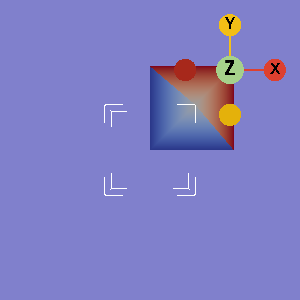

Generate this figure with Python:
#!/usr/bin/env python

# Demonstrate vtkArrayRenderer for rendering DG cell grids with custom shaders.

import os
import sys

import vtkmodules.vtkInteractionStyle  # noqa: F401
import vtkmodules.vtkRenderingFreeType  # noqa: F401
import vtkmodules.vtkRenderingOpenGL2  # noqa: F401

from vtkmodules.vtkCommonCore import vtkStringToken
from vtkmodules.vtkFiltersCellGrid import vtkCellGridComputeSides
from vtkmodules.vtkFiltersSources import vtkCubeSource, vtkOutlineCornerFilter
from vtkmodules.vtkInteractionWidgets import vtkCameraOrientationWidget
from vtkmodules.vtkIOCellGrid import vtkCellGridReader
from vtkmodules.vtkRenderingCore import (
    vtkActor,
    vtkPolyDataMapper,
    vtkRenderWindow,
    vtkRenderWindowInteractor,
    vtkRenderer,
)
from vtkmodules.vtkRenderingOpenGL2 import vtkArrayRenderer

# Import shader sources from the shaders subdirectory
sys.path.insert(0, os.path.dirname(os.path.abspath(__file__)))
from shaders import vertShaderSource, fragShaderSource

# Data path
data_dir = os.environ.get("VPE_DATA_DIR", os.path.dirname(os.path.abspath(__file__)))
filename = os.path.join(data_dir, "dgTetrahedra.dg")

cell_att_name = vtkStringToken("scalar2")
cell_att_type = vtkStringToken("DG HGRAD C1")

# Pipeline
reader = vtkCellGridReader()
reader.SetFileName(filename)
compute_sides = vtkCellGridComputeSides()
compute_sides.SetInputConnection(reader.GetOutputPort())
compute_sides.Update()

# Grab the cell-grid surface
cell_grid = compute_sides.GetOutputDataObject(0)
bounds = [0.0, 0.0, 0.0, 0.0, 0.0, 0.0]
cell_grid.GetBounds(bounds)

# Mapper + Actor
array_renderer = vtkArrayRenderer()
array_renderer.SetInputDataObject(0, cell_grid)
array_renderer.SetNumberOfElements(1)
array_renderer.SetElementType(vtkArrayRenderer.Triangle)
array_renderer.SetVertexShaderSource(vertShaderSource)
array_renderer.SetFragmentShaderSource(fragShaderSource)

# Bind tetrahedron-specific metadata textures
side_offsets = cell_grid.GetCellType("vtkDGTet").GetSideOffsetsAndShapes()
array_renderer.BindArrayToTexture("side_offsets", side_offsets)
side_local = cell_grid.GetCellType("vtkDGTet").GetSideConnectivity()
array_renderer.BindArrayToTexture("side_local", side_local)
cell_parametrics = cell_grid.GetCellType("vtkDGTet").GetReferencePoints()
array_renderer.BindArrayToTexture("cell_parametrics", cell_parametrics)

# Bind (cell, side) tuples
side_conn = cell_grid.GetAttributes(vtkStringToken("triangle sides of vtkDGTet")).GetScalars()
array_renderer.BindArrayToTexture(vtkStringToken("sides"), side_conn)
array_renderer.SetNumberOfInstances(side_conn.GetNumberOfTuples())

dg_actor = vtkActor()
dg_actor.SetMapper(array_renderer)

# Bind attribute data (connectivity and value arrays)
field_range = [1, -1]
for att_id in cell_grid.GetUnorderedCellAttributeIds():
    cell_att = cell_grid.GetCellAttributeById(att_id)
    conn = cell_att.GetArrayForCellTypeAndRole("vtkDGTet", "connectivity")
    vals = cell_att.GetArrayForCellTypeAndRole("vtkDGTet", "values")
    if cell_att.GetName() == cell_att_name:
        cname = vtkStringToken("field_conn")
        vname = vtkStringToken("field_vals")
        array_renderer.BindArrayToTexture(cname, conn, True)
        array_renderer.BindArrayToTexture(vname, vals, True)
        array_renderer.PrepareColormap(None)
        cell_grid.GetCellAttributeRange(cell_att, 0, field_range, True)
        if field_range[0] > field_range[1]:
            field_range = [-1e-11, 1e-11]
        dg_actor.GetShaderProperty().GetFragmentCustomUniforms().SetUniform3f(
            "field_range", (field_range[0], field_range[1], field_range[1] - field_range[0]))
    elif cell_att == cell_grid.GetShapeAttribute():
        cname = vtkStringToken("shape_conn")
        vname = vtkStringToken("shape_vals")
        array_renderer.BindArrayToTexture(cname, conn, True)
        array_renderer.BindArrayToTexture(vname, vals, False)

# Unit cube outline
cube_source = vtkCubeSource()
corner_filter = vtkOutlineCornerFilter()
corner_filter.SetInputConnection(cube_source.GetOutputPort())

cube_mapper = vtkPolyDataMapper()
cube_mapper.SetInputConnection(corner_filter.GetOutputPort())

cube_actor = vtkActor()
cube_actor.SetMapper(cube_mapper)

# Renderer
renderer = vtkRenderer()
renderer.AddActor(dg_actor)
renderer.AddActor(cube_actor)
renderer.SetBackground(0.5, 0.5, 0.8)

# Render window
render_window = vtkRenderWindow()
render_window.AddRenderer(renderer)
render_window.SetWindowName("array")

# Interactor
interactor = render_window.MakeRenderWindowInteractor()

# Scene
renderer.ResetCamera()
orientation_widget = vtkCameraOrientationWidget()
orientation_widget.SetParentRenderer(renderer)
orientation_widget.On()

interactor.Initialize()
interactor.Start()
